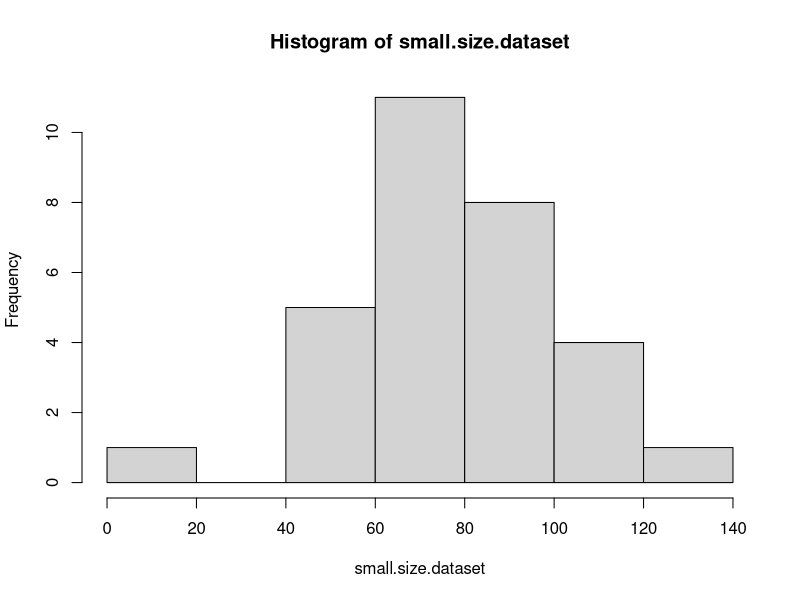
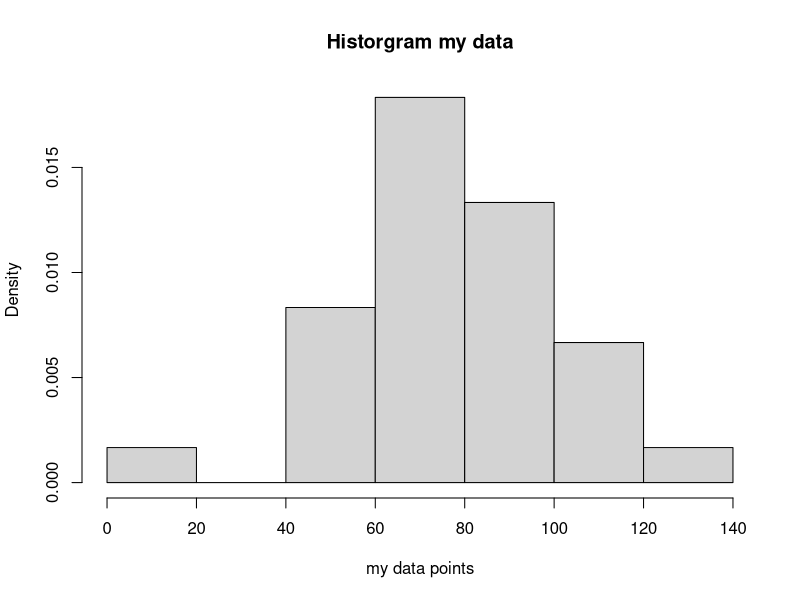
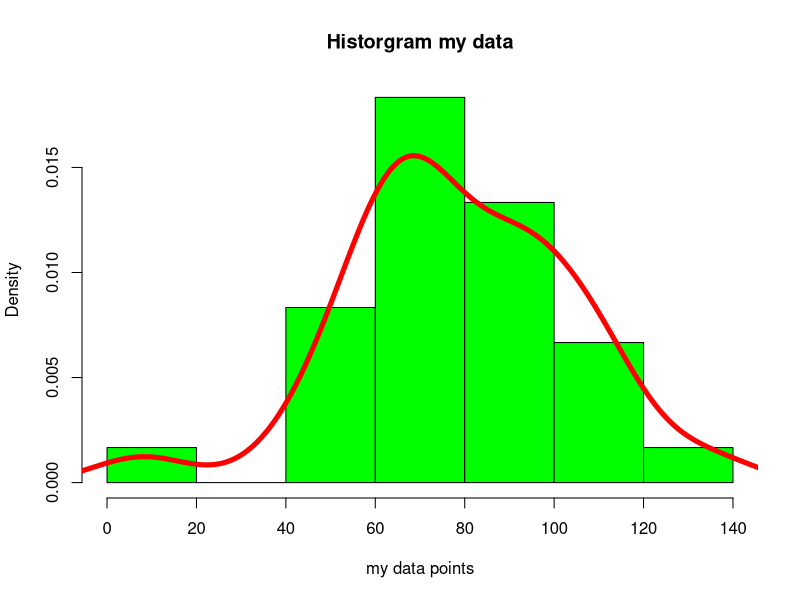
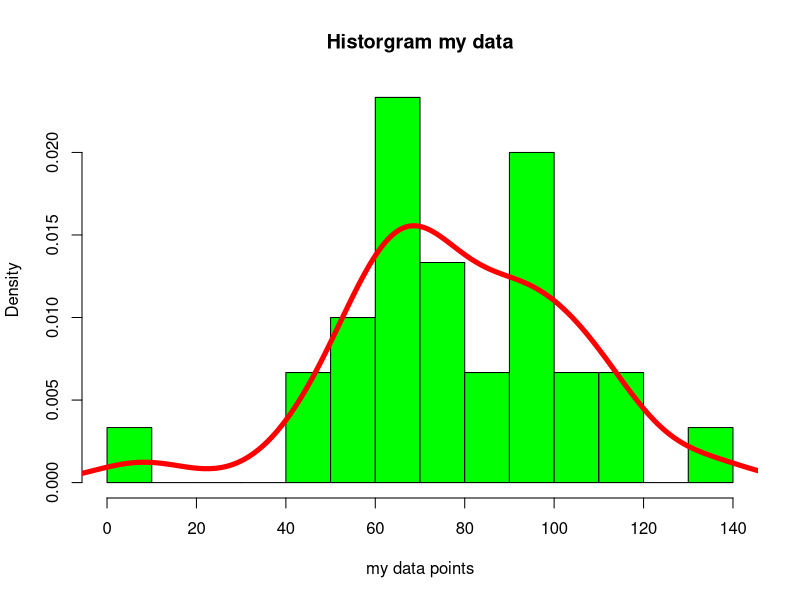
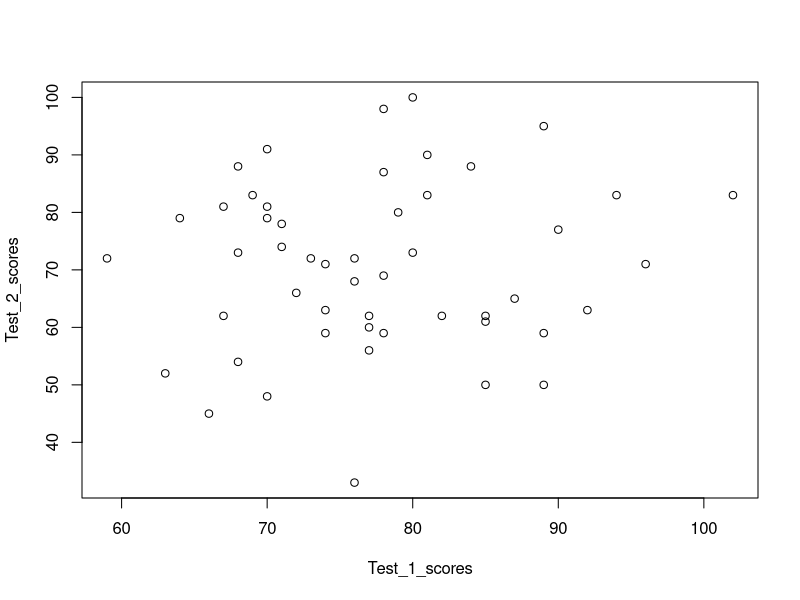
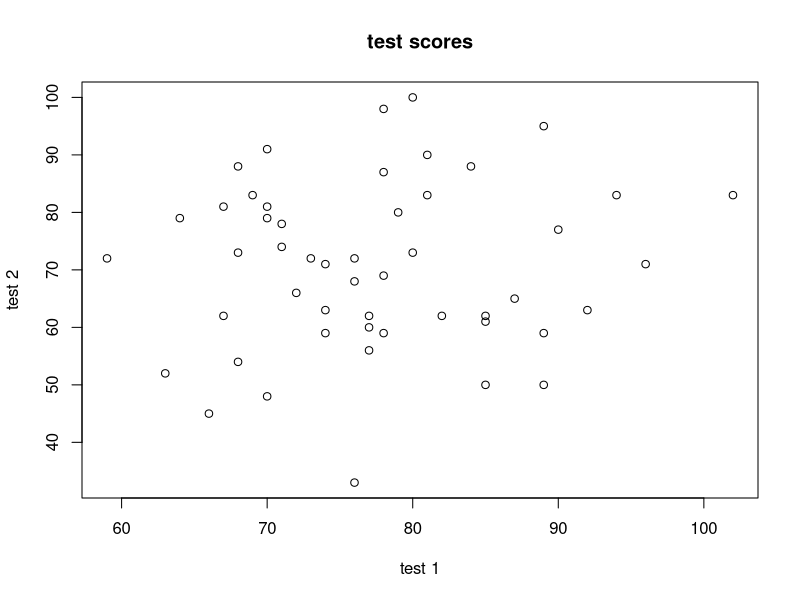
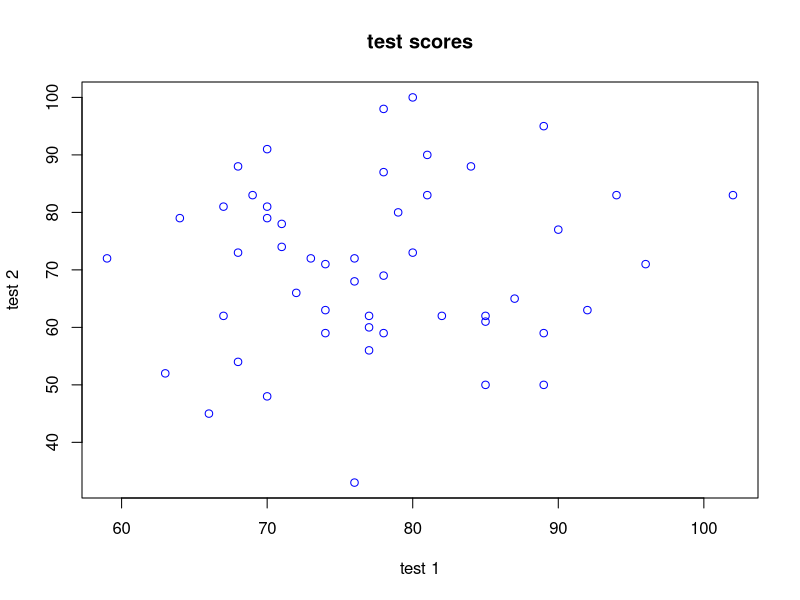

R code for these plots, in order:
# create a dataset
data.1 = c(35,8,10,23,42)
data.1
print(data.1)
summary(data.1) # 5 statistics summary
mean(data.1)
sum(data.1/5)
sd(data.1)

# historgram
small.size.dataset=c(91,49,76,112,97,42,70, 100, 8, 112, 95, 90, 78, 62, 56, 94, 65, 58, 109, 70, 109, 91, 71, 76, 68, 62, 134, 57, 83, 66)
hist(small.size.dataset)
hist(small.size.dataset, xlab='my data points', main="Historgram my data", freq = F)
hist(small.size.dataset, xlab='my data points', main="Historgram my data", freq = F, col='green')
lines(density(small.size.dataset))
lines(density(small.size.dataset), col='red', lwd = 5)
hist(small.size.dataset, xlab='my data points', main="Historgram my data", freq = F, col='green', breaks = 10)
lines(density(small.size.dataset), col='red', lwd = 5)

#scatter plot
set.seed = 2016
Test_1_scores = round(rnorm(50,78,10))
Test_2_scores = round(rnorm(50,70,14))
Test_1_scores
Test_2_scores
plot(Test_2_scores ~ Test_1_scores)

plot(Test_2_scores ~ Test_1_scores, main="test scores", xlab="test 1", ylab = "test 2")
plot(Test_2_scores ~ Test_1_scores, main="test scores", xlab="test 1", ylab = "test 2", col="blue")
